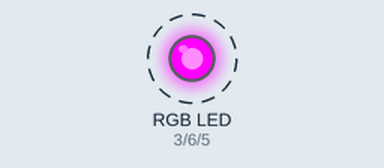
This sketch was run on a simulated Arduino Uno, built with avr-gcc and run on an emulated ATmega328P. On the bench: an RGB LED mixed from three pins (HIGH = lit). Dashed ring = blinking. What the sketch prints to the serial monitor is not drawn.

Above: at 0.05 s.
Timing chart, 0 to 3.0 s (numbered marks = the images above):
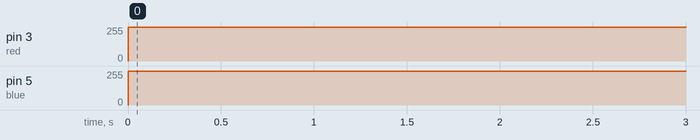

Measured:
- by itself, pin 3 (red): alternates 255/255 for 0.05 s and 253/255 for 0.05 s
- by itself, pin 5 (blue): alternates 255/255 for 0.05 s and 254/255 for 0.05 s

The sketch:

MixedFading.ino
```cpp
int red = 3;
int blue = 5;
int green = 6;
int delayTime = 50;

void setup()
{
  pinMode(red, OUTPUT);
  pinMode(blue, OUTPUT);
  pinMode(green, OUTPUT);
}

void loop()
{
  Serial.begin(9600);
  fadeRedBlue();
}

void fadeRedBlue()
{
  int redVal = 0;
 for(int i = 255; i>=0 && redVal<=255; i--)
 {
   Serial.println(redVal);
   Serial.println(i);
   redVal = redVal + i;
   analogWrite(blue, i);
   analogWrite(red, redVal);
   delay(delayTime);
 }
}
```
